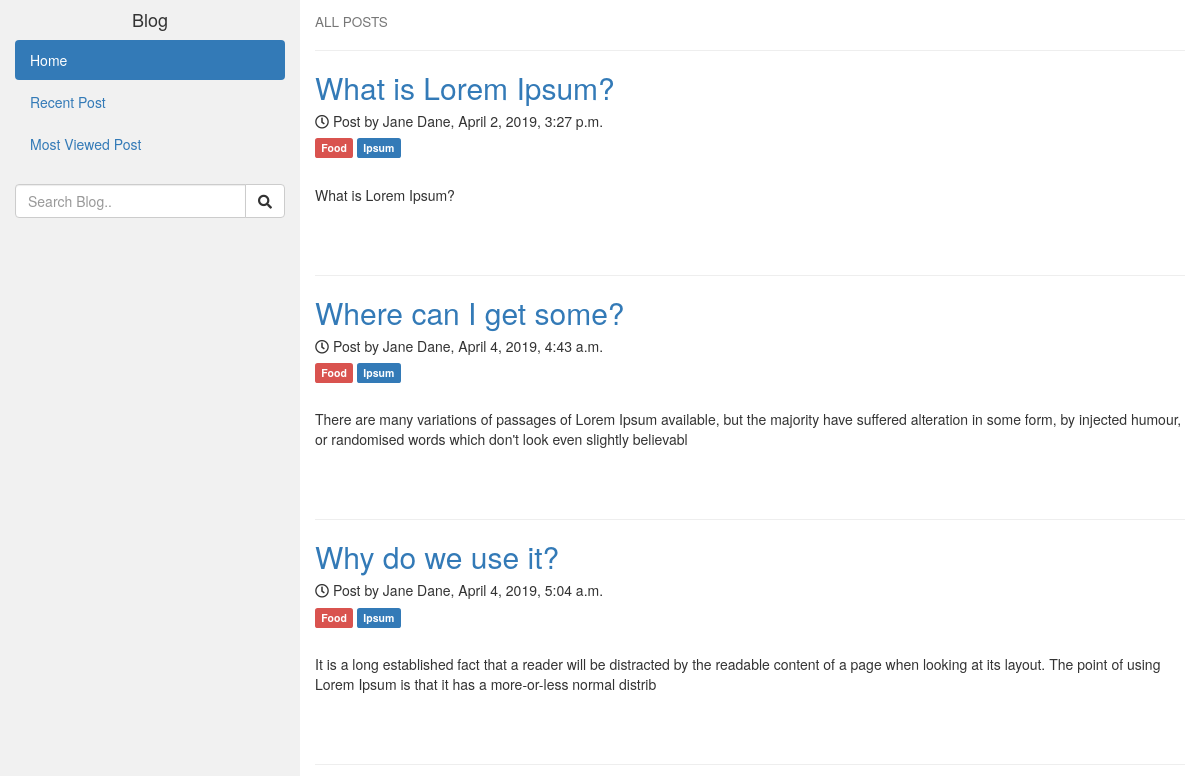
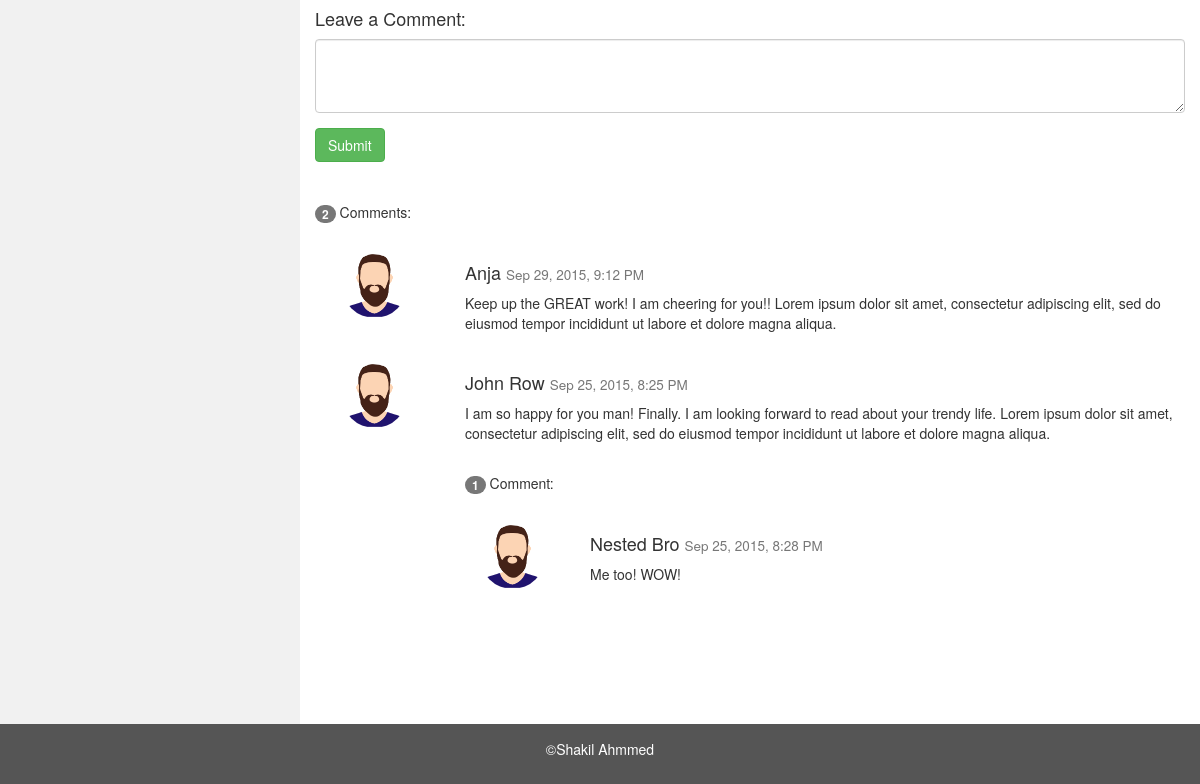
The app's page /, older data (2 pictures, top to bottom).
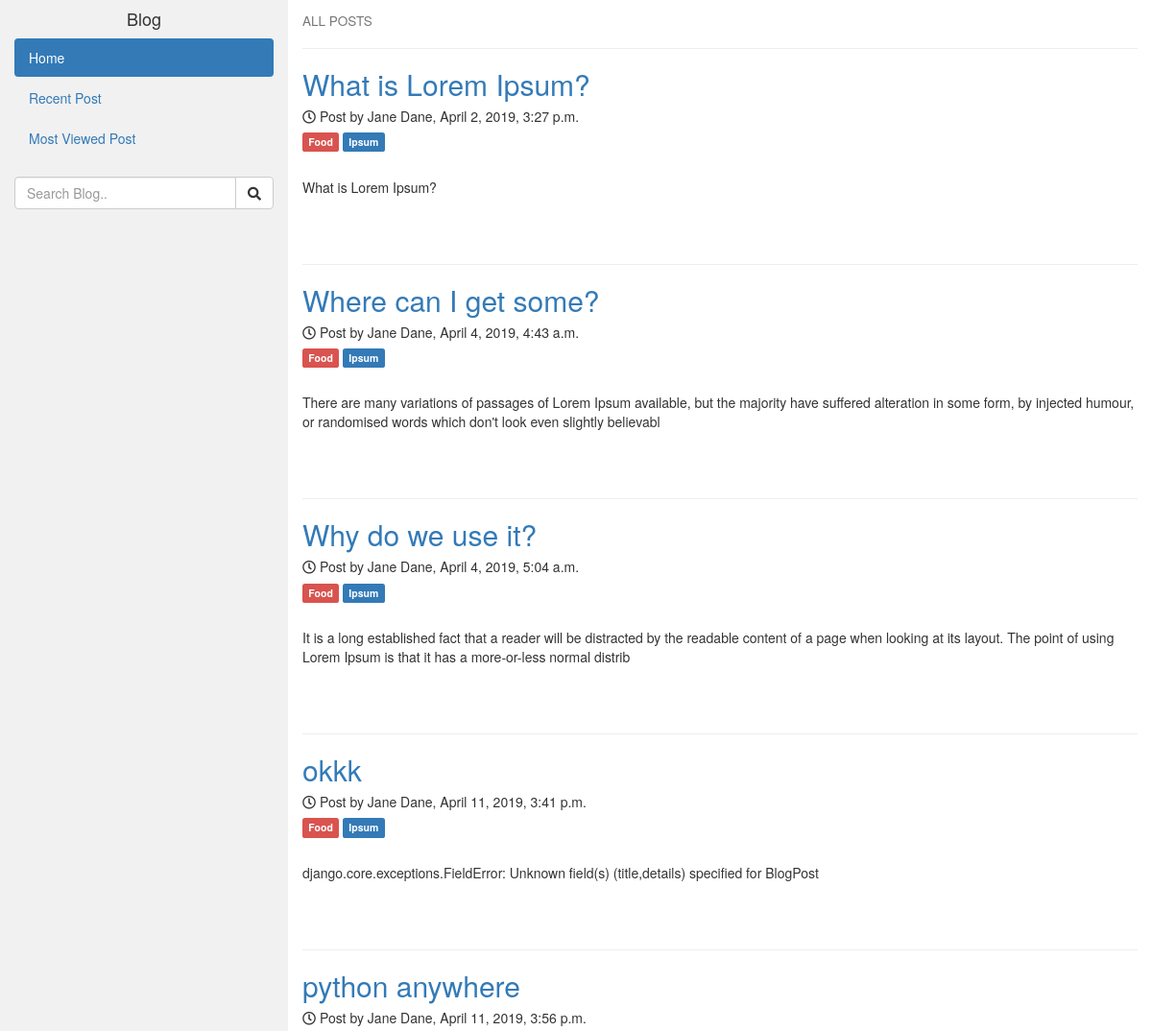
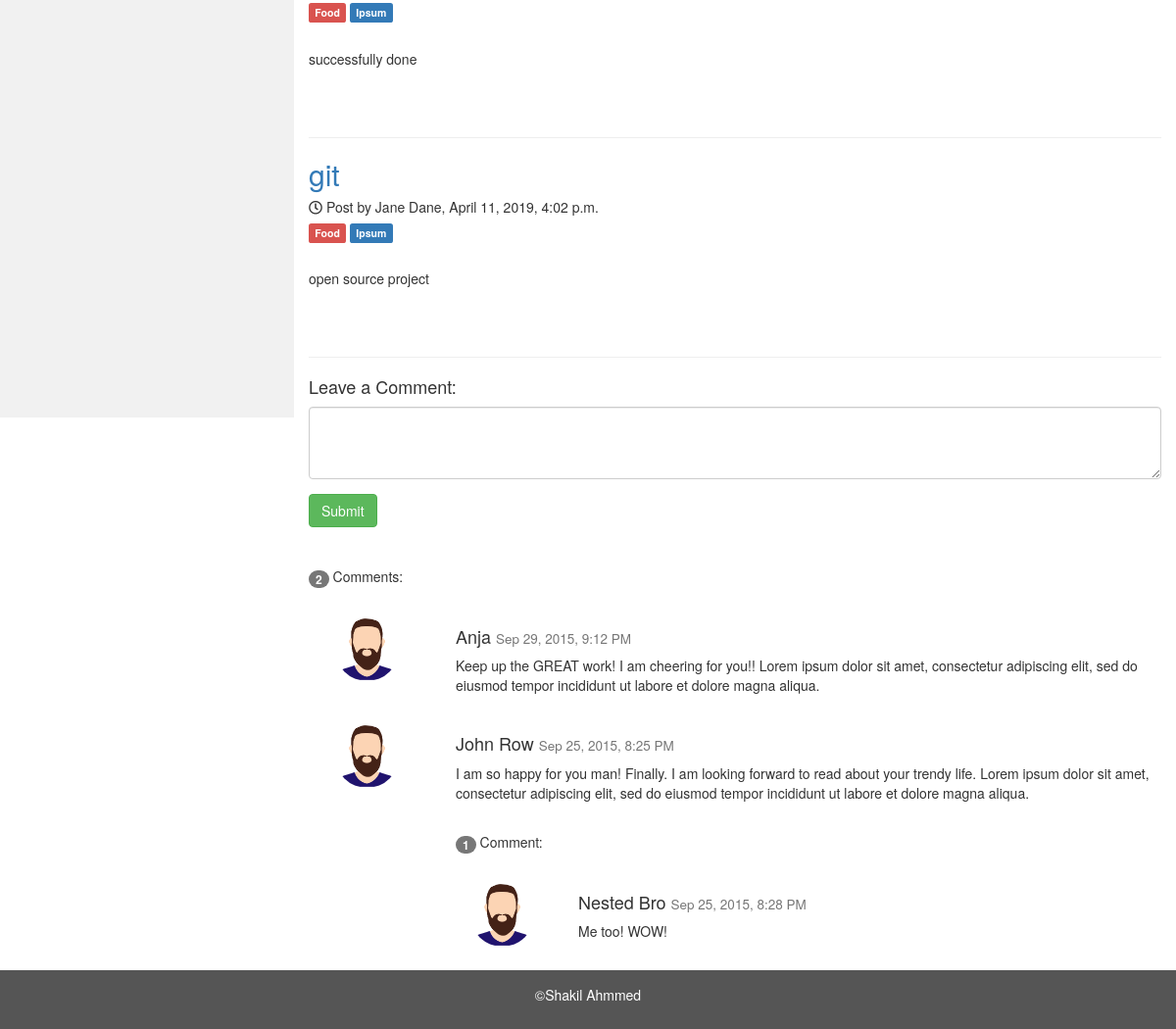
The same page, newer data (2 pictures, top to bottom).
### dashboard/models.py (models this page shows, shortened)
class BlogPost(models.Model):
    title = models.CharField(max_length=255)
    details = models.TextField()
    category = models.ForeignKey(Category, on_delete=models.DO_NOTHING, default=1)
    publish_date = models.DateTimeField(auto_now_add=True)
    update_date = models.DateTimeField(auto_now=True)
    status = models.BooleanField(default=0)

### blog/views.py (the view)
# urls.py: path('', views.index, name="home"),
def index(request):
    allpost = BlogPost.objects.all()
    context = {
        'allpost' : allpost
    }
    return render(request, 'blog/home.html',context)

### blog/templates/blog/home.html (shortened to what this page needs)
{% extends 'blog/index.html' %}
{% load static %}
{% block maincontent %}
<div class="col-sm-9">
      <h4><small>ALL POSTS</small></h4>
      <hr>
      {% for i in allpost %}
      <a href="{% url 'details' i.pk %}"> <h2>{{i.title}}</h2> </a>
      <h5><span class="text-default"><i class="far fa-clock"></i> Post by Jane Dane, {{i.publish_date}}</h5>
      <h5><span class="label label-danger">Food</span> <span class="label label-primary">Ipsum</span></h5><br>
      <p>{{i.details|slice:'200'}}</p>
      <br><br>
      <hr>
        {% endfor %}
      <h4>Leave a Comment:</h4>
      <form role="form">
        <div class="form-group">
          <textarea class="form-control" rows="3" required></textarea>
        </div>
        <button type="submit" class="btn btn-success">Submit</button>
      </form>
      <br><br>
      <p><span class="badge">2</span> Comments:</p><br>
      <div class="row">
        <div class="col-sm-2 text-center">
          <img src="{% static 'blog/images/image.png' %}" class="img-circle" height="65" width="65" alt="Avatar">
        </div>
        <div class="col-sm-10">
          <h4>Anja <small>Sep 29, 2015, 9:12 PM</small></h4>
          <p>Keep up the GREAT work! I am cheering for you!! Lorem ipsum dolor sit amet, consectetur adipiscing elit, sed do eiusmod tempor incididunt ut labore et dolore magna aliqua.</p>
          <br>
        </div>
        <div class="col-sm-2 text-center">
          <img src="{% static 'blog/images/image.png' %}" class="img-circle" height="65" width="65" alt="Avatar">
        </div>
        <div class="col-sm-10">
          <h4>John Row <small>Sep 25, 2015, 8:25 PM</small></h4>
          <p>I am so happy for you man! Finally. I am looking forward to read about your trendy life. Lorem ipsum dolor sit amet, consectetur adipiscing elit, sed do eiusmod tempor incididunt ut labore et dolore magna aliqua.</p>
          <br>
          <p><span class="badge">1</span> Comment:</p><br>
          <div class="row">
            <div class="col-sm-2 text-center">
              <img src="{% static 'blog/images/image.png' %}" class="img-circle" height="65" width="65" alt="Avatar">
            </div>
            <div class="col-xs-10">
              <h4>Nested Bro <small>Sep 25, 2015, 8:28 PM</small></h4>
              <p>Me too! WOW!</p>
              <br>
            </div>
          </div>
        </div>
      </div>
    </div>
{% endblock maincontent %}

### blog/templates/blog/index.html (shortened to what this page needs)
<!DOCTYPE html>
{% load static %}
<html lang="en">
<head>
  <link rel="stylesheet" href="{% static 'blog/css/bootstrap.min.css' %}">
  <link rel="stylesheet" href="https://use.fontawesome.com/releases/v5.8.1/css/all.css">
</head>
<body>
<div class="container-fluid">
  <div class="row content">
    {% include 'layouts/sidebar.html' %}
    {% block maincontent %}
    {% endblock maincontent %}
  </div>
</div>
{% include 'layouts/footer.html' %}

### blog/templates/layouts/sidebar.html
<div class="col-sm-3 sidenav">
      <h4 class="text-center">Blog</h4>
      <ul class="nav nav-pills nav-stacked">
        <li class="active"><a href="#section1">Home</a></li>
        <li><a href="#section2">Recent Post</a></li>
        <li><a href="#section3">Most Viewed Post</a></li>
      </ul><br>
      <div class="input-group">
        <input type="text" class="form-control" placeholder="Search Blog..">
        <span class="input-group-btn">
          <button class="btn btn-default" type="button">
            <span class="text-default"><i class="fas fa-search"></i></span>
          </button>
        </span>
      </div>
    </div>

### blog/templates/layouts/footer.html
<footer class="container-fluid">
  <p class="text-center">&copy;Shakil Ahmmed </p>
</footer>
</body>
</html>

### blog/templates/blog/index.html (style rules this page uses)
.row.content { height: 1500px }
.sidenav { background-color: #f1f1f1; height: 100%; }
footer { background-color: #555; color: white; padding: 15px; }

Row changes from the older to the newer data that the page shows:
added BlogPost: title "okkk", publish_date "April 11, 2019, 3:41 p.m.", details "django.core.exceptions.FieldError: Unknown field(s) (title,details) specified for BlogPost"
added BlogPost: title "python anywhere", publish_date "April 11, 2019, 3:56 p.m.", details "successfully done"
added BlogPost: title "git", publish_date "April 11, 2019, 4:02 p.m.", details "open source project"
